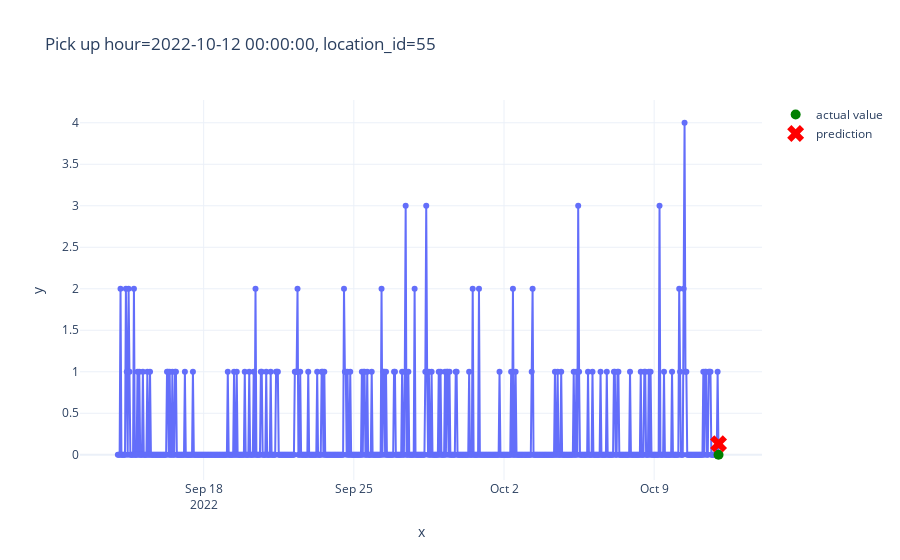

The code cell stored with this chart in its notebook:
### Code cell
plot_one_sample(
    example_id=4979,
    features=X_test,
    targets=y_test,
    predictions=pd.Series(predictions)
)

### Figure 1 — Plotly figure (JSON) as saved in the notebook; plotly's stock layout.template omitted (floating-point values rounded to 4 significant figures; data arrays with more than 128 entries replaced by an {"elided": "..."} marker saying what was removed)
{"data": [{"hovertemplate": "x=%{x}<br>y=%{y}<extra></extra>", "legendgroup": "", "line": {"color": "#636efa", "dash": "solid"}, "marker": {"symbol": "circle"}, "mode": "markers+lines", "name": "", "orientation": "v", "showlegend": false, "type": "scatter", "x": {"elided": "673 str values"}, "xaxis": "x", "y": {"elided": "673 int values"}, "yaxis": "y"}, {"line": {"color": "green"}, "marker": {"size": 10}, "mode": "markers", "name": "actual value", "type": "scatter", "x": ["2022-10-12T00:00:00"], "y": [0]}, {"line": {"color": "red"}, "marker": {"size": 15, "symbol": "x"}, "mode": "markers", "name": "prediction", "type": "scatter", "x": ["2022-10-12T00:00:00"], "y": [0.1337]}], "layout": {"legend": {"tracegroupgap": 0}, "title": {"text": "Pick up hour=2022-10-12 00:00:00, location_id=55"}, "xaxis": {"anchor": "y", "domain": [0, 1], "title": {"text": "x"}}, "yaxis": {"anchor": "x", "domain": [0, 1], "title": {"text": "y"}}}}
